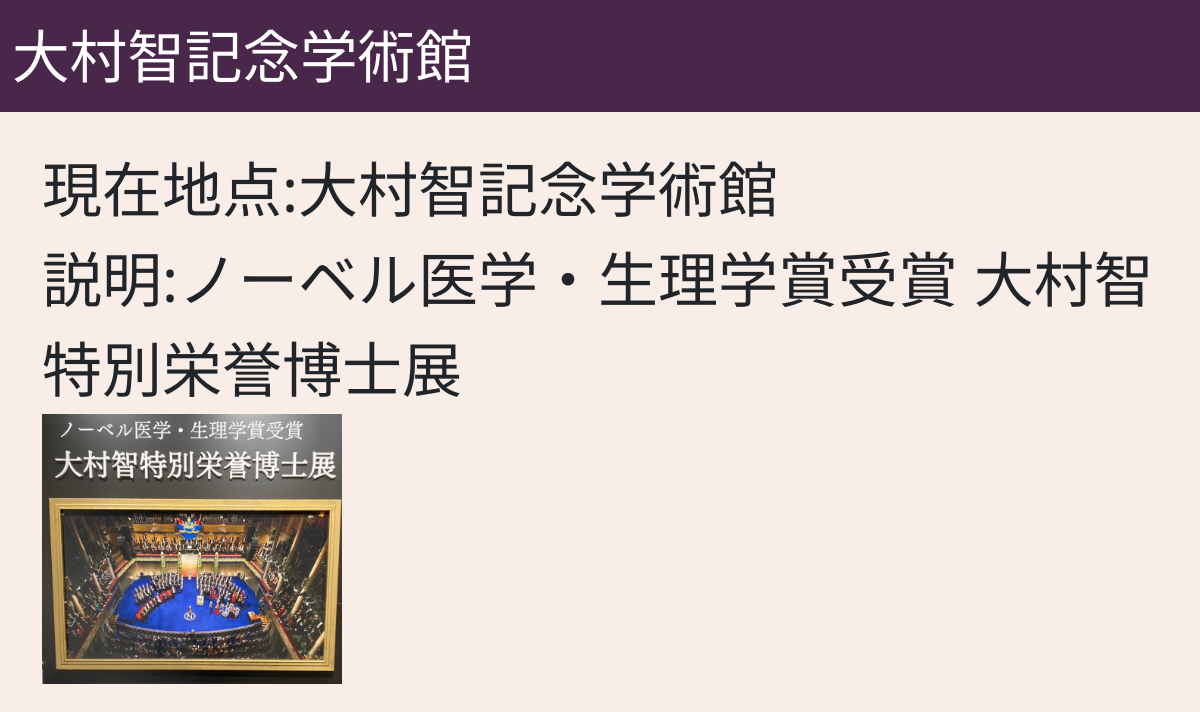
The page /QAmuseum/TSPSpot/133 on the database its author committed.
### QAmuseum/models.py (models this page shows, shortened)
class OmuraMuseum(models.Model):
    id=models.IntegerField(primary_key=True)
    name=models.CharField(max_length=100)
    satisfaction=models.FloatField()
    x=models.IntegerField()
    y=models.IntegerField()
    stay_time = models.FloatField()
    wait_time = models.IntegerField(default=0)
    exp = models.TextField()
    image=models.ImageField(upload_to='media/',blank=True)
    en_name=models.CharField(max_length=100,default="title")
    en_exp = models.TextField(default="text")

### QAmuseum/views.py (the view)
# urls.py: path("TSPSpot/<int:pk>",views.TSPSpot,name="TSPSpot"),
def TSPSpot(request,pk):
    obj=UserPath.objects.get(pk=pk)
    obj.last_page=request.build_absolute_uri()
    obj.save()
    nsp = obj.now_spot
    spot = OmuraMuseum.objects.get(id=nsp+1)
    object_spot={'name':spot.name,'explain':spot.exp,
                "img":spot.image,
                "pk":obj.pk}
    """
    value={"display_evaluation":0}
    form={"form":EvaluationForm(value)}
    object_spot.update(form)"""
    return render(request,"QAmuseum/TSPSpot.html",object_spot)

### QAmuseum/templates/QAmuseum/TSPSpot.html (shortened to what this page needs)
{% extends "base.html" %}
    {% block body %}
    <main>
        <div class="container">
        現在地点:{{name}}<br>
        説明:{{explain}}<br>
        <img src="/media/{{img}}" width="300px"><br>
        </div>
    </main>
    {% endblock %}

### QAmuseum/static/QAmuseum/style.css (style rules this page uses)
main { margin-top: auto; width:100%; }
body { font-size: 300%; background-color: #f8eee7; }
.container { font-size: 125%; }

### rows shown on the page
OmuraMuseum: name "大村智記念学術館", exp "ノーベル医学・生理学賞受賞 大村智特別栄誉博士展", image (picture)
